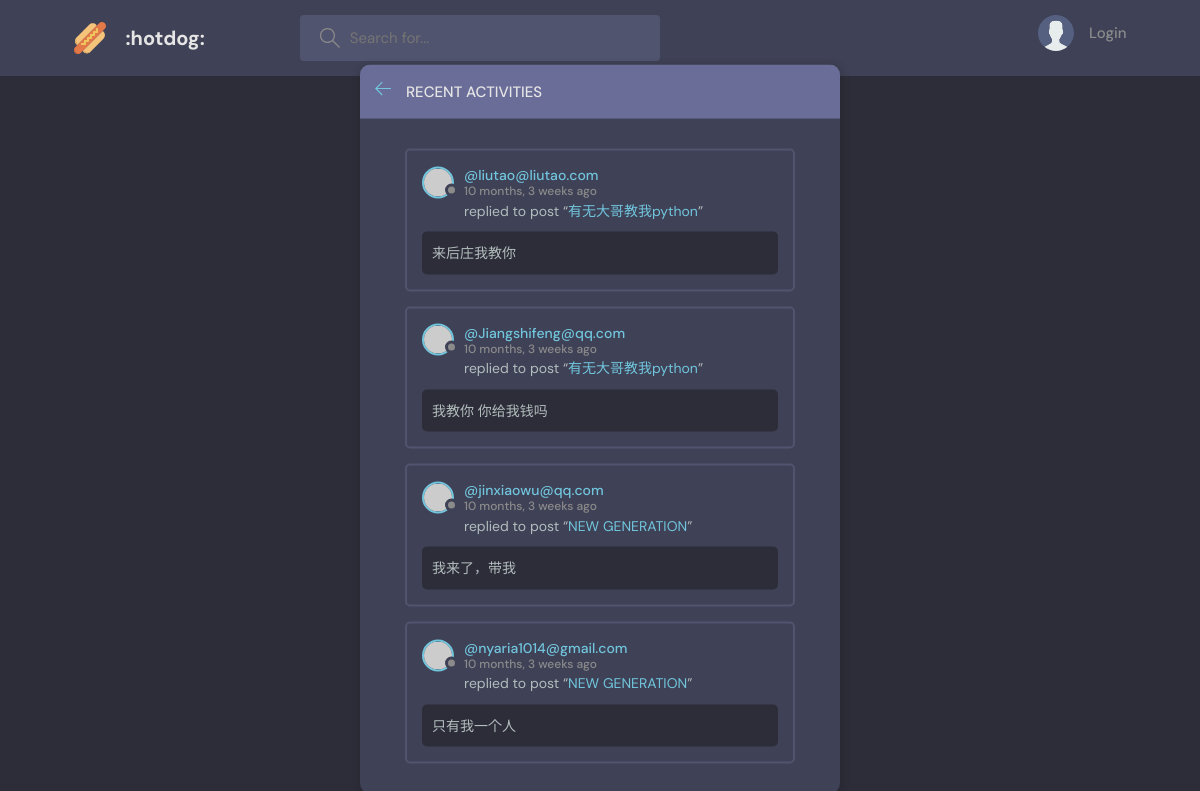
Page /activity/ on the earlier database version.
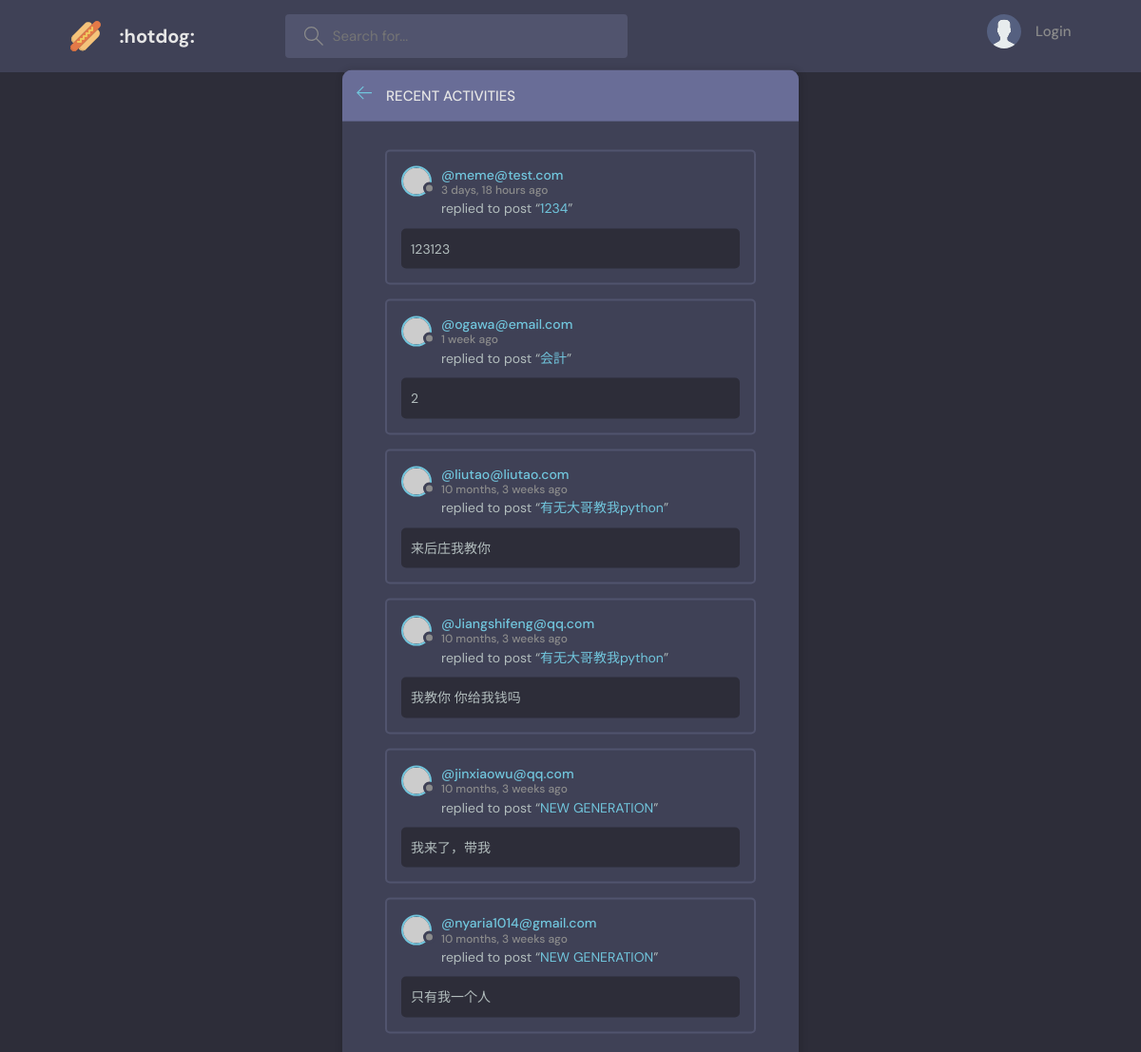
Same page on the later database version.
### base/models.py (models this page shows, shortened)
class Message(models.Model):
    user = models.ForeignKey(User, on_delete=models.CASCADE)
    room = models.ForeignKey(Room, on_delete=models.CASCADE)
    body = models.TextField()
    updated = models.DateTimeField(auto_now=True)
    created = models.DateTimeField(auto_now_add=True)
    class Meta:
        ordering = ['-updated','-created']

class User(AbstractUser):
    name = models.CharField(max_length=200, null=True)
    email = models.EmailField(unique=True,null=True)
    bio = models.TextField(null=True)
    is_online = models.BooleanField(default=False)
    avatar = models.ImageField(null=True, default="avatar.svg")
    USERNAME_FIELD = 'email'
    REQUIRED_FIELDS = []

class Room(models.Model):
    host = models.ForeignKey(User, on_delete=models.SET_NULL, null=True)
    topic = models.ForeignKey(Topic, on_delete=models.SET_NULL, null=True)
    name = models.CharField(max_length=200)
    description = models.TextField(null=True,blank=True)
    participants= models.ManyToManyField(User,related_name='participants',blank=True)
    updated = models.DateTimeField(auto_now=True)
    created = models.DateTimeField(auto_now_add=True)
    class Meta:
        ordering = ['-updated','-created']

### base/views.py (the view)
# urls.py: path('activity/', views.activityPage, name="activity"),
def activityPage(request):
    room_messages = Message.objects.all()
    return render(request, 'base/activity.html', {'room_messages': room_messages})

### base/templates/base/activity.html (shortened to what this page needs)
{% extends 'main.html'%}
{% block content %}
    <main class="layout">
      <div class="container">
        <div class="layout__box">
          <div class="layout__boxHeader">
            <div class="layout__boxTitle">
              <a href="{% url 'home' %}">
                <svg version="1.1" xmlns="http://www.w3.org/2000/svg" width="32" height="32" viewBox="0 0 32 32">
                  <title>arrow-left</title>
                  <path
                    d="M13.723 2.286l-13.723 13.714 13.719 13.714 1.616-1.611-10.96-10.96h27.625v-2.286h-27.625l10.965-10.965-1.616-1.607z"
                  ></path>
                </svg>
              </a>
              <h3>Recent Activities</h3>
            </div>
          </div>
          <div class="activities-page layout__body">
            {% for message in room_messages %}
            <div class="activities__box">
              <div class="activities__boxHeader roomListRoom__header">
                <a href="{% url 'user-profile' message.user.id %}" class="roomListRoom__author">
                  <div class="avatar avatar--small">
                    <img src="https://randomuser.me/api/portraits/women/11.jpg" />
                  </div>
                  <p>
                    @{{message.user}}
                    <span>{{message.created|timesince}} ago</span>
                  </p>
                </a>
              </div>
              <div class="activities__boxContent">
                <p>replied to post “<a href="{% url 'room' message.room.id %}">{{message.room.name}}</a>”</p>
                <div class="activities__boxRoomContent">
                {{message.body}}
                </div>
              </div>
            </div>
            {% endfor %}
          </div>
        </div>
      </div>
    </main>
 {% endblock content %}

Differences in the rows shown:
added Message: user "meme@test.com", created "3 days, 18 hours", room.name "1234", body "123123"
added Message: user "ogawa@email.com", created "1 week", room.name "会計", body "2"
